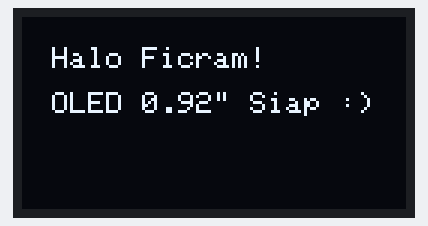
A sketch run on a simulated ESP32. Parts: 128×64 one-colour display. What the sketch prints to the serial monitor is not drawn.

Above: at 0.1 s.
At 5.01 s:
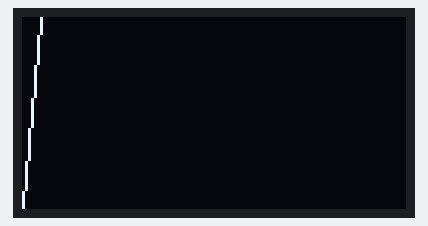
At 9.81 s:
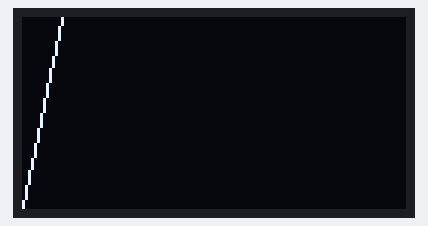
At 19.75 s:
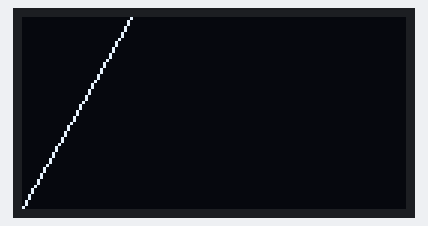
At 29.68 s:
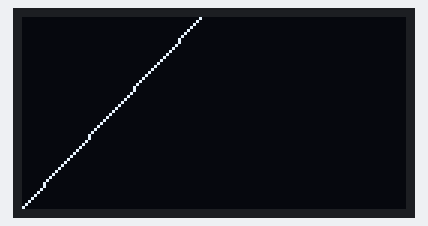
At 39.61 s:
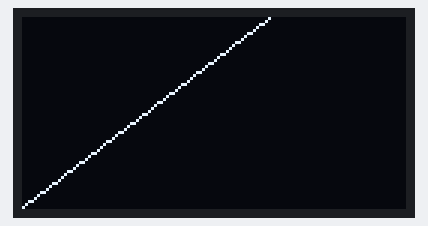

The sketch:

oled.ino
```cpp
#include <Wire.h>
#include <Adafruit_GFX.h>
#include <Adafruit_SSD1306.h>

// Konfigurasi OLED
#define SCREEN_WIDTH 128
#define SCREEN_HEIGHT 64
#define OLED_RESET -1  // Tidak digunakan
#define OLED_ADDR 0x3C

Adafruit_SSD1306 display(SCREEN_WIDTH, SCREEN_HEIGHT, &Wire, OLED_RESET);

void setup() {
  Serial.begin(115200);
  Wire.begin(21, 22); // SDA, SCL

  if (!display.begin(SSD1306_SWITCHCAPVCC, OLED_ADDR)) {
    Serial.println(F("OLED tidak terdeteksi! Periksa kabel SDA/SCL & alamat I2C."));
    while (true);
  }

  Serial.println("OLED terdeteksi!");
  display.clearDisplay();

  // Tes tampilan teks
  display.setTextSize(1);
  display.setTextColor(SSD1306_WHITE);
  display.setCursor(10, 10);
  display.println("Halo Ficram!");
  display.setCursor(10, 25);
  display.println("OLED 0.92\" Siap :)");
  display.display();
}

void loop() {
  // Animasi sederhana (garis bergerak)
  for (int i = 0; i < SCREEN_WIDTH; i++) {
    display.clearDisplay();
    display.drawLine(0, 63, i, 0, SSD1306_WHITE);
    display.display();
    delay(10);
  }
}
```
